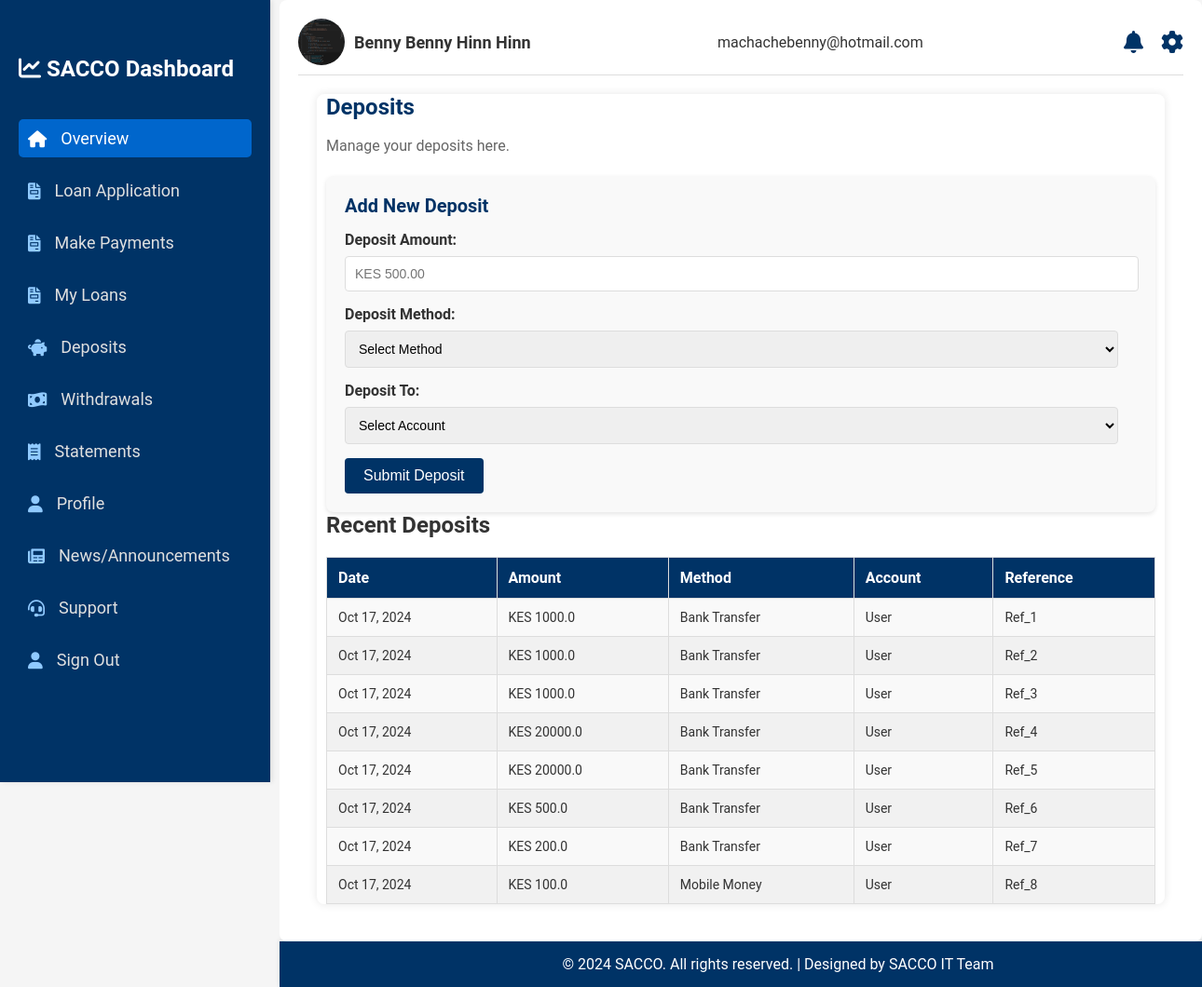
/deposit (signed in), run on the app's committed database.
### main_app/models.py (models this page shows, shortened)
class User_personalData(db.Model):
    id = db.Column(db.Integer, primary_key=True)
    user_id = db.Column(db.String, db.ForeignKey('user.user_id'), nullable=False)  # Foreign Key
    user = db.relationship('User', back_populates='personal_data', lazy=True)
    surname = db.Column(db.String(30), nullable=False)
    other_names = db.Column(db.String(120), nullable=False)
    income = db.Column(db.Float, nullable=False)
    dob = db.Column(db.String(20), nullable=False)
    id_number = db.Column(db.Integer, unique=True, nullable=False)
    telephone_no = db.Column(db.String(20), unique=True, nullable=False)
    address = db.Column(db.String(50), nullable=False)
    postal_code= db.Column(db.Integer, nullable=False)
    gender= db.Column(db.String(5), nullable=False)
    user_profile = db.Column(db.String(20), nullable=False, default="user.jpeg")
    id_profile = db.Column(db.String(20), nullable=False, default="user.jpeg")

class User(db.Model, UserMixin):
    user_id = db.Column(db.String(10), primary_key=True)
    username = db.Column(db.String(30), unique=True, nullable=False)
    email = db.Column(db.String(120), unique=True, nullable=False)
    role = db.Column(db.String(6), nullable=False)
    password = db.Column(db.String, nullable=False)
    personal_data = db.relationship('User_personalData', back_populates='user', uselist=False)
    personal_loan = db.relationship("Loan", back_populates="loan_user", uselist=False)
    account = db.relationship('Account', back_populates='user', uselist=False)
    withdrawals = db.relationship('Withdrawals', back_populates='user', uselist=False)
    deposits = db.relationship('Deposit', back_populates='user', uselist=False)

class Deposit(db.Model):
    id = db.Column(db.Integer, primary_key=True)
    user_id = db.Column(db.Integer, db.ForeignKey('user.user_id'), nullable=False)
    user = db.relationship('User', back_populates='deposits')
    amount = db.Column(db.Float, nullable=False)
    deposit_method = db.Column(db.String(50), nullable=False)
    reference_no = db.Column(db.String(50), nullable=False, unique=True)
    account_type = db.Column(db.String(50), nullable=False)
    created_at = db.Column(db.DateTime, default=datetime.now())

### main_app/routes.py (the view)
@app.route("/deposit", methods=['POST', 'GET'])
@login_required
def deposit():
    user_deposits = []
    if request.method == 'POST':
        if 'amount' in request.form and 'deposit_method' in request.form and 'account' in request.form:
            deposit_amount = float(request.form['amount'])
            deposit_method = request.form['deposit_method']
            account_type = request.form['account']
            reference_no = f'Ref_{get_next_ref_id()}'
            if account_type == 'User':
                user_account = Account.query.filter_by(user_id=current_user.user_id).first()
                if user_account:
                    user_account.balance += deposit_amount
                    db.session.commit()
                deposit = Deposit(user_id=current_user.user_id, amount=deposit_amount,
                                deposit_method=deposit_method, account_type=account_type,
                                reference_no=reference_no)
                db.session.add(deposit)
                db.session.commit()
    elif request.method == 'GET':
        user_deposits = []
        user_deposits = Deposit.query.filter_by(user_id=current_user.user_id).all()
    return render_template("user/deposits.html", title="Deposits | SACCO Dashboard",
                           deposits=user_deposits)

### main_app/models.py (called while the page is built)
@login_manager.user_loader
def load_user(user_id):
    user_id = str(user_id)
    if user_id.startswith('user_'):
        return User.query.get(user_id)
    elif user_id.startswith('admin_'):
        return Admin.query.get(user_id)
    return None  # Return None if no user/admin is found

### main_app/templates/user/deposits.html (shortened to what this page needs)
{% extends "user/layout.html" %}
{% block content %}
<div class="deposits">
    <h1>Deposits</h1>
    <p>Manage your deposits here.</p>
        <div class="deposit-form">
        <h2>Add New Deposit</h2>
        <form action="{{ url_for('deposit') }}" method="post">
            <label for="amount">Deposit Amount:</label>
            <input type="text" id="amount" name="amount" placeholder="KES 500.00" required>
            <label for="deposit-method">Deposit Method:</label>
            <select id="deposit_method" name="deposit_method" required>
                <option value="">Select Method</option>
            </select>
            <label for="account">Deposit To:</label>
            <select id="account" name="account" required>
                <option value="">Select Account</option>
            </select>
            <button type="submit">Submit Deposit</button>
        </form>
    </div>
    <div class="recent-deposits">
        <h2>Recent Deposits</h2>
        <table class="deposit-history">
            <thead>
                <tr>
                    <th>Date</th>
                    <th>Amount</th>
                    <th>Method</th>
                    <th>Account</th>
                    <th>Reference</th>
                </tr>
            </thead>
            <tbody>
                 {% for deposit in deposits %}
                    <tr>
                        <td>{{ deposit.created_at.strftime('%b %d, %Y') }}</td>
                        <td>KES {{ deposit.amount }}</td>
                        <td>
                            {% if deposit.deposit_method == 'bank_transfer' %}
                                Bank Transfer
                            {% elif deposit.deposit_method == 'mobile_money' %}
                                Mobile Money
                            {% elif deposit.deposit_method == 'cash' %}
                                Cash
                            {% else %}
                                Unknown Method
                            {% endif %}
                        </td>
                        <td>{{ deposit.account_type }}</td>
                        <td>{{ deposit.reference_no }}</td>
                    </tr>
                 {% endfor %}
            </tbody>
        </table>
    </div>
</div>
{% endblock content %}

### main_app/templates/user/layout.html (shortened to what this page needs)
<!DOCTYPE html>
<html lang="en">
<head>
    {% block head %}
    <link rel="stylesheet" href="{{ url_for('static', filename='/css/styles.css') }}">
    <link rel="stylesheet" href="https://cdnjs.cloudflare.com/ajax/libs/font-awesome/6.0.0-beta3/css/all.min.css">
    {% endblock %}
</head>
<body>
    <div class="dashboard">
        <div class="sidebar">
            <h2><i class="fas fa-chart-line"></i> SACCO Dashboard</h2>
                <ul>
                    <li><a href="{{ url_for('home') }}" class="active"><i class="fas fa-home"></i> Overview</a></li>
                    <li><a href="{{ url_for('application') }}"><i class="fas fa-file-invoice"></i> Loan Application</a></li>
                    <li><a href="{{ url_for('repay_loan') }}"><i class="fas fa-file-invoice"></i> Make Payments </a></li>
                    <li><a href="{{ url_for('loan_application_status') }}"><i class="fas fa-file-invoice"></i> My Loans </a></li>
                    <li><a href="{{ url_for('deposit') }}"><i class="fas fa-piggy-bank"></i> Deposits</a></li>
                    <li><a href="{{ url_for('withdrawals') }}"><i class="fas fa-money-bill-wave"></i> Withdrawals</a></li>
                    <li><a href="{{ url_for('statements') }}"><i class="fas fa-receipt"></i> Statements</a></li>
                    <li><a href="{{ url_for('profile') }}"><i class="fas fa-user"></i> Profile</a></li>
                    <li><a href="{{ url_for('news') }}"><i class="fas fa-newspaper"></i> News/Announcements</a></li>
                    <li><a href="{{ url_for('support') }}"><i class="fas fa-headset"></i> Support</a></li>
                    <li><a href="{{ url_for('logout') }}"><i class="fas fa-user"></i> Sign Out</a></li>
                </ul>
        </div>
        <div class="main-content">
            <header>
                <div class="user-info">
                    {% if current_user.personal_data %}
                    <img src="{{ url_for('static', filename='assets/' + current_user.personal_data.user_profile) }}"
                        alt="User" class="user-icon">
                    {% else %}
                    <img src="{{ url_for('static', filename='assets/user.jpeg') }}" alt="User" class="user-icon">
                    {% endif %}
                    {% if current_user.personal_data %}
                    <span class="user-name">{{ current_user.personal_data.other_names ~ ' ' ~ current_user.personal_data.surname }}</span>
                    {% else %}
                    <span class="user-name">{{ current_user.username }}</span>
                    {% endif %}
                </div>
                <div class="user-email">{{ current_user.email }}</div>
                <div class="header-icons">
                    <i class="notification-icon fas fa-bell" onclick="showNotificationPopup()"></i>
                    <i class="settings-icon fas fa-cog"></i>
                </div>
            </header>
            {% block content %}{% endblock %}
        </div>
    </div>
    <footer>
        <p>© 2024 SACCO. All rights reserved. | Designed by SACCO IT Team</p>
    </footer>
</body>
</html>

### main_app/static/css/styles.css (style rules this page uses)
body { font-family: 'Roboto', sans-serif; margin: 0; padding: 0; color: #333; background-color: #f5f5f5; }
a { text-decoration: none; color: inherit; }
h1, h2, h3, h4, h5, h6 { margin: 0; padding: 0; }
.dashboard { display: flex; min-height: 100vh; }
.sidebar { width: 250px; background-color: #003366; color: #fff; height: 100vh; padding: 20px; box-shadow: 2px 0 5px rgba(0, 0, 0, 0.1); position: fixed; top: 0; left: 0; transition: width 0.3s ease; }
.sidebar h2 { margin-top: 40px; font-size: 24px; margin-bottom: 40px; }
.sidebar ul { list-style: none; padding: 0; }
.sidebar ul li { margin: 15px 0; }
.sidebar ul li a { color: #e0e0e0; font-size: 18px; display: flex; align-items: center; padding: 10px; border-radius: 5px; transition: background-color 0.3s ease, color 0.3s ease; }
.sidebar ul li a i { margin-right: 15px; color: #90caff; }
.sidebar ul li a.active { background-color: #0066cc; color: #fff; }
.sidebar ul li a.active i { color: #fff; }
.main-content { flex-grow: 1; margin-left: 300px; padding: 20px; background-color: #fff; border-radius: 8px; }
header { display: flex; justify-content: space-between; align-items: center; margin-bottom: 20px; border-bottom: 1px solid #ddd; padding-bottom: 10px; }
.user-info { display: flex; align-items: center; }
.user-info .user-icon { width: 50px; height: 50px; border-radius: 50%; margin-right: 10px; }
.user-info .user-name { font-size: 18px; font-weight: bold; }
.header-icons i { font-size: 24px; margin-left: 15px; cursor: pointer; color: #003366; transition: color 0.3s ease, transform 0.3s ease; }
.transactions, .loan-application, .deposits, .savings, .statements, .notifications, .profile, .news, .support { background-color: #fff; padding: 20px; border-radius: 8px; box-shadow: 0 0 10px rgba(0, 0, 0, 0.1); margin-bottom: 20px; }
.transactions h1, .loan-application h1, .deposits h1, .savings h1, .statements h1, .notifications h1, .profile h1, .news h1, .support h1 { font-size: 24px; color: #003366; margin-bottom: 15px; }
.transactions p, .loan-application p, .deposits p, .savings p, .statements p, .notifications p, .profile p, .news p, .support p { font-size: 16px; line-height: 1.5; }
footer { background-color: #003366; color: #fff; text-align: center; padding: 15px; margin-left: 300px; width: calc(100% - 250px); bottom: 0; left: 250px; box-shadow: 0 -2px 5px rgba(0, 0, 0, 0.1); transition: left 0.3s ease, width 0.3s ease; }
footer p { margin: 0; }
button { padding: 12px 20px; background-color: #003366; color: #fff; border: none; border-radius: 8px; cursor: pointer; font-size: 16px; transition: background-color 0.3s ease; }
.deposits { margin: 20px; padding: 0 10px; }
.deposits h1 { font-size: 24px; color: #003366; margin-bottom: 10px; }
.deposits p { font-size: 16px; color: #666; margin-bottom: 20px; }
.deposit-form { background-color: #f9f9f9; padding: 20px; border-radius: 8px; box-shadow: 0 2px 5px rgba(0, 0, 0, 0.1); }
.deposit-form h2 { font-size: 20px; margin-bottom: 15px; color: #003366; }
.deposit-form label { display: block; margin-bottom: 8px; font-weight: bold; }
.deposit-form input, .deposit-form select { width: calc(100% - 20px); padding: 10px; margin-bottom: 15px; border: 1px solid #ddd; border-radius: 4px; font-size: 14px; }
.deposit-form button { background-color: #003366; color: #fff; border: none; padding: 10px 20px; font-size: 16px; border-radius: 4px; cursor: pointer; }
.deposit-history { margin-top: 20px; width: 100%; border-collapse: collapse; }
.deposit-history th, .deposit-history td { padding: 12px; border: 1px solid #ddd; text-align: left; font-size: 14px; color: #333; }
.deposit-history th { background-color: #003366; color: #fff; font-size: 16px; }
.deposit-history td { background-color: #f9f9f9; }
.deposit-history tr:nth-child(even) td { background-color: #f1f1f1; }

### data on the page
User_personalData: user_profile (picture), personal_data "Benny Benny Hinn Hinn"
User: email "machachebenny@hotmail.com"
Deposit: created_at "Oct 17, 2024", amount "1000.0", deposit_method "Bank Transfer", account_type "User", reference_no "Ref_1"
Deposit: created_at "Oct 17, 2024", amount "1000.0", deposit_method "Bank Transfer", account_type "User", reference_no "Ref_2"
Deposit: created_at "Oct 17, 2024", amount "1000.0", deposit_method "Bank Transfer", account_type "User", reference_no "Ref_3"
Deposit: created_at "Oct 17, 2024", amount "20000.0", deposit_method "Bank Transfer", account_type "User", reference_no "Ref_4"
Deposit: created_at "Oct 17, 2024", amount "20000.0", deposit_method "Bank Transfer", account_type "User", reference_no "Ref_5"
Deposit: created_at "Oct 17, 2024", amount "500.0", deposit_method "Bank Transfer", account_type "User", reference_no "Ref_6"
Deposit: created_at "Oct 17, 2024", amount "200.0", deposit_method "Bank Transfer", account_type "User", reference_no "Ref_7"
Deposit: created_at "Oct 17, 2024", amount "100.0", deposit_method "Mobile Money", account_type "User", reference_no "Ref_8"
